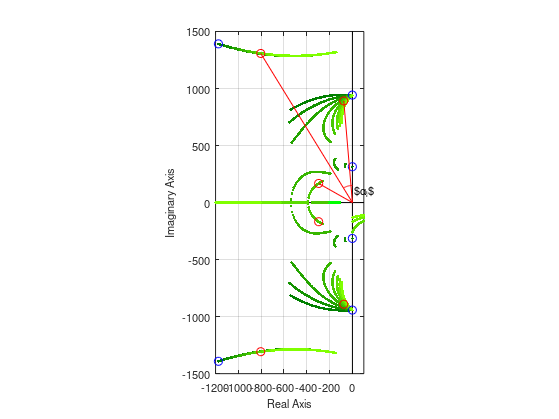

The MATLAB script that drew this image:
close all
clear

% figure options
myFontSize = 8;
myLineWidth = 2;
figSize = [530    55   360   400];

FB=input('Store as eps file (y/N)?: ','s');

% transfer function
L    =  85e-6;   % [H]
Ccap = 275e-6;   % [F]
R    = 0.010;    % [ohm]

% G = b/(s^2 + a*s + b)
b = 10463/(Ccap*10000*L);
a = (3259 + 10000*R)/(10000*L);

% harmonics
w1 = 2*pi*50;
w3 = 3*w1;

% -----------------------------------------------------
% least squares fitting over grid

L = 0;      % lower bound of gains
U = 1000;   % upper bound of gains

h1 = 125; % step size dimension 1
h2 = 10;  % step size dimension 2
nPoints  = ((U-L)/h1);
nPoints2 = ((U-L)/h2);
AllRoots = zeros(nPoints, nPoints2, 6);

% enumerate the boxes
LV  = L:h1:U-h1; % vector of gains
LV2 = L:h2:U-h2; % vector of gains
figure(1), grid on
set(gcf,'outerposition', figSize, 'PaperPositionMode', 'auto')

% plot axes
plot([0, 0], [-2500, 2500], 'k'), hold on
plot([-2600, 600], [0, 0], 'k')

for kkk1 = 1:length(LV)
    for kkk2 = 1:length(LV2)
        
        L1 = LV(kkk1);
        L3 = LV2(kkk2);
        
        % coefficients of denominator polynomial
        den = [1 ;
            a ;
            (w1^2 + w3^2 + b);
            (a*w1^2 + a*w3^2 + L1*b + L3*b);
            (w1^2*w3^2 + b*w1^2 + b*w3^2);
            (a*w1^2*w3^2 + L3*b*w1^2 + L1*b*w3^2) ;
            b*w1^2*w3^2];
        
        rot = roots(den);
        
        % shift one pole pair closer to origin to have better view
        rot(1) = rot(1) + 800 - 5000i;
        rot(2) = rot(2) + 800 + 5000i;
        
        AllRoots( kkk1, kkk2, : ) = rot; 
    end
end

%AllRoots = complex(AllRoots);
plot(reshape(AllRoots, [6*nPoints*nPoints2, 1]), 'g.'), hold on, grid on

for ii = 1: nPoints
    for kk = 1:6
        if isreal(AllRoots(ii,:,kk))
            plot(complex(AllRoots(ii,:,kk)), '.', 'color', [0+(ii-1)/(nPoints-1)*0.5, 0.5+(ii-1)/(nPoints-1)*0.5, 0])
        else
            plot(AllRoots(ii,:,kk), '.', 'color', [0+(ii-1)/(nPoints-1)*0.5, 0.5+(ii-1)/(nPoints-1)*0.5, 0])
        end
    end
end


%%% Plot blue circles for small PR gains %%%%%%%%%%%%%%%%%%%%%%%%%%%%%%%%%%
L1 = 1;
L3 = 1;

den = [1 ;
    a ;
    (w1^2 + w3^2 + b);
    (a*w1^2 + a*w3^2 + L1*b + L3*b);
    (w1^2*w3^2 + b*w1^2 + b*w3^2);
    (a*w1^2*w3^2 + L3*b*w1^2 + L1*b*w3^2) ;
    b*w1^2*w3^2];

rot = roots(den);
rot(1) = rot(1) + 800 - 5000i;
rot(2) = rot(2) + 800 + 5000i;
plot(rot, 'bo')

p11 = [real(rot(1)) imag(rot(1))];                         % First Point
p21 = [real(rot(3)) imag(rot(3))];
p31 = [real(rot(5)) imag(rot(5))];


%%% Plot red circles for larger PR gains %%%%%%%%%%%%%%%%%%%%%%%%%%%%%%%%%%
L1 = 500;
L3 = 200;

den = [1 ;
    a ;
    (w1^2 + w3^2 + b);
    (a*w1^2 + a*w3^2 + L1*b + L3*b);
    (w1^2*w3^2 + b*w1^2 + b*w3^2);
    (a*w1^2*w3^2 + L3*b*w1^2 + L1*b*w3^2) ;
    b*w1^2*w3^2];

rot = roots(den);
rot(1) = rot(1) + 800 - 5000i;
rot(2) = rot(2) + 800 + 5000i;
plot(rot, 'ro')

% plot connection to zero
plot([0,real(rot(1))], [0,imag(rot(1))], 'r')
plot([0,real(rot(3))], [0,imag(rot(3))], 'r')
axis([-1200, 100, -1500, 1500])
axis equal

%%% Plot connection between small and larger gain points %%%%%%%%%%%%%%%%%%
% p12 = [real(rot(1)) imag(rot(1))];
% p22 = [real(rot(3)) imag(rot(3))];
% p32 = [real(rot(5)) imag(rot(5))];

% dp1 = p12-p11;                         % Difference
% dp2 = p22-p21;
% dp3 = p32-p31;

% quiver(p11(1),p11(2),dp1(1),dp1(2),0, 'MaxHeadSize',0.5)
% quiver(p21(1),p21(2),dp2(1),dp2(2),0, 'MaxHeadSize',0.5)
% quiver(p31(1),p31(2),dp3(1),dp3(2),0, 'MaxHeadSize',0.5)


plot([0, real(rot(5))], [0, imag(rot(5))], 'r')
txt = '$\alpha_i$';
text(20, 100, txt, 'FontSize', myFontSize)

alpha = atan(-real(rot(1))/imag(rot(1)));
thvec = 0:0.01:alpha;
V1 = 150*cos(thvec + pi/2);
V2 = 150*sin(thvec + pi/2);
plot(V1, V2, 'r')

xlabel('Real Axis')
ylabel('Imaginary Axis')
set(gca,'FontSize', myFontSize);
set(findall(gcf, '-property', 'FontSize'), 'FontSize', myFontSize)


if (FB=='y' | FB=='Y')
    matlabfrag('root_locus_2D')
    movefile('root_locus_2D.*', '../fig', 'f')
end



